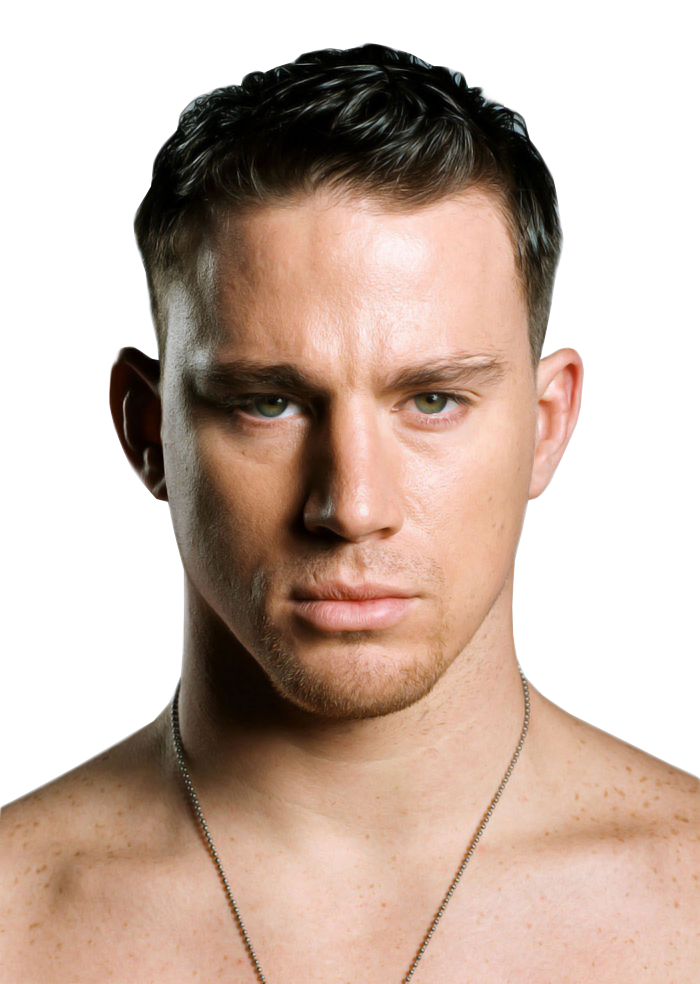
#> input picture content-pipeline/characters/damian-tycoon-ref.png, 700 x 984 px
$ python -i clip_spec.py   (imports and definitions only)
#> lines starting #> are read from the running program, lines starting #| are printed output that depends on the picture
#> further down, picture is the input picture: PIL image 700x984 RGBA; mean R, G, B, A 186.3, 166.4, 154.5, 157.5
"""Shared LTX clip geometry and length helpers.

Union IC-LoRA ref0.5 needs latent spatial dims divisible by 2, so clip size is
448x768 (not 448x800). Previs/stills stay 768x1360; callers center-crop then
resize through fit_to_clip before feeding LTX.
"""

from __future__ import annotations

from typing import Sequence

from PIL import Image

CLIP_WIDTH = 448
CLIP_HEIGHT = 768
FPS = 24


def ltx_length_for_duration(duration_seconds: float, frame_rate: float) -> int:
    """LTX video length must be 8n+1 (9, 17, 25, ...)."""
    raw = max(1.0, float(duration_seconds) * float(frame_rate))
    n = max(1, round((raw - 1.0) / 8.0))
    return 8 * n + 1


def clip_frame_count(time_range_seconds: Sequence[float]) -> int:
    start, finish = (float(value) for value in time_range_seconds)
    return ltx_length_for_duration(max(0.0, finish - start), FPS)


def clip_crop_box(width: int, height: int) -> tuple[int, int, int, int]:
    """Center-crop box (left, top, right, bottom) matching CLIP_WIDTH:CLIP_HEIGHT."""
    if width <= 0 or height <= 0:
        raise ValueError(f"Invalid image size {width}x{height}")
    target_aspect = CLIP_WIDTH / CLIP_HEIGHT
    source_aspect = width / height
    if source_aspect > target_aspect:
        crop_w = max(1, int(round(height * target_aspect)))
        left = (width - crop_w) // 2
        return (left, 0, left + crop_w, height)
    crop_h = max(1, int(round(width / target_aspect)))
    top = (height - crop_h) // 2
    return (0, top, width, top + crop_h)


def fit_to_clip(image: Image.Image) -> Image.Image:
    """Center-crop to the clip aspect, then resize to CLIP_WIDTH x CLIP_HEIGHT."""
    rgb = image.convert("RGB")
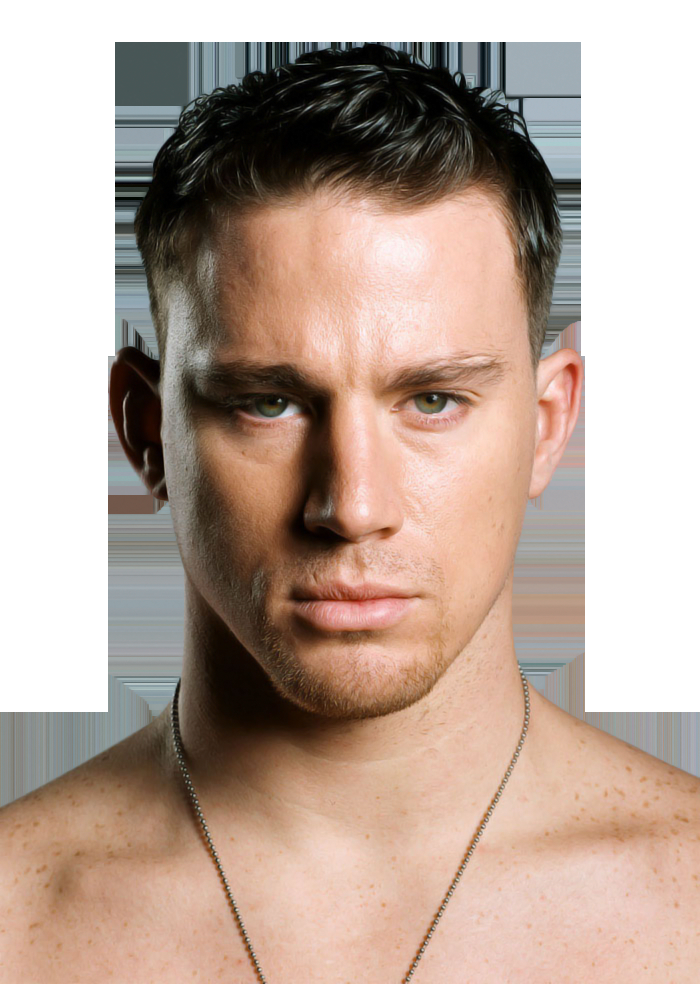
#> rgb: PIL image 700x984 RGB; mean R, G, B 186.3, 166.4, 154.5
    box = clip_crop_box(rgb.width, rgb.height)
#> box = (63, 0, 637, 984)
    cropped = rgb.crop(box)
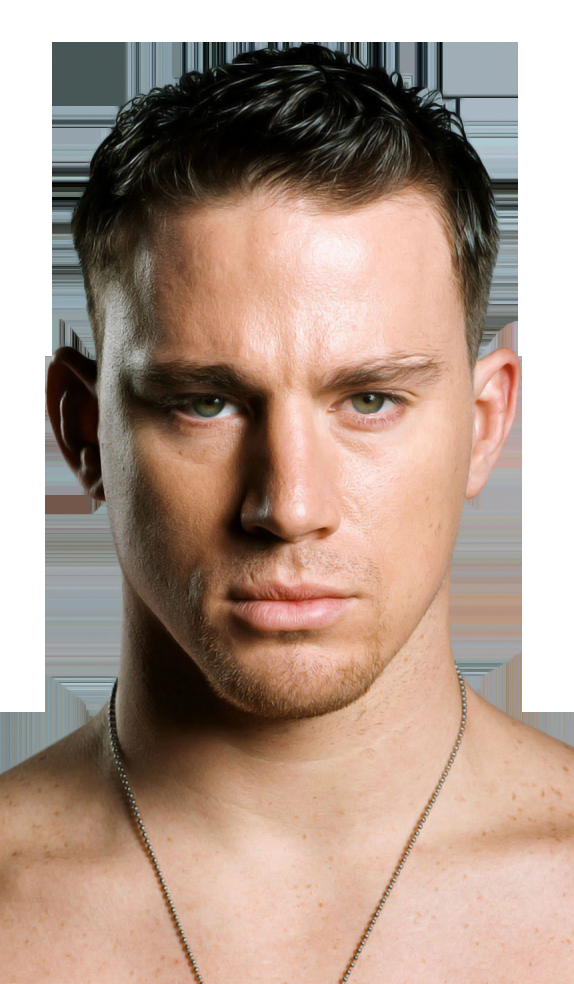
#> cropped: PIL image 574x984 RGB; mean R, G, B 175.1, 152.6, 139.3
    if cropped.size == (CLIP_WIDTH, CLIP_HEIGHT):
        return cropped
    return cropped.resize((CLIP_WIDTH, CLIP_HEIGHT), Image.Resampling.LANCZOS)

>>> from PIL import Image
>>> picture = Image.open('../characters/damian-tycoon-ref.png')
>>> result = fit_to_clip(picture)

$ run again, on content-pipeline/characters/elena-heiress-ref.png
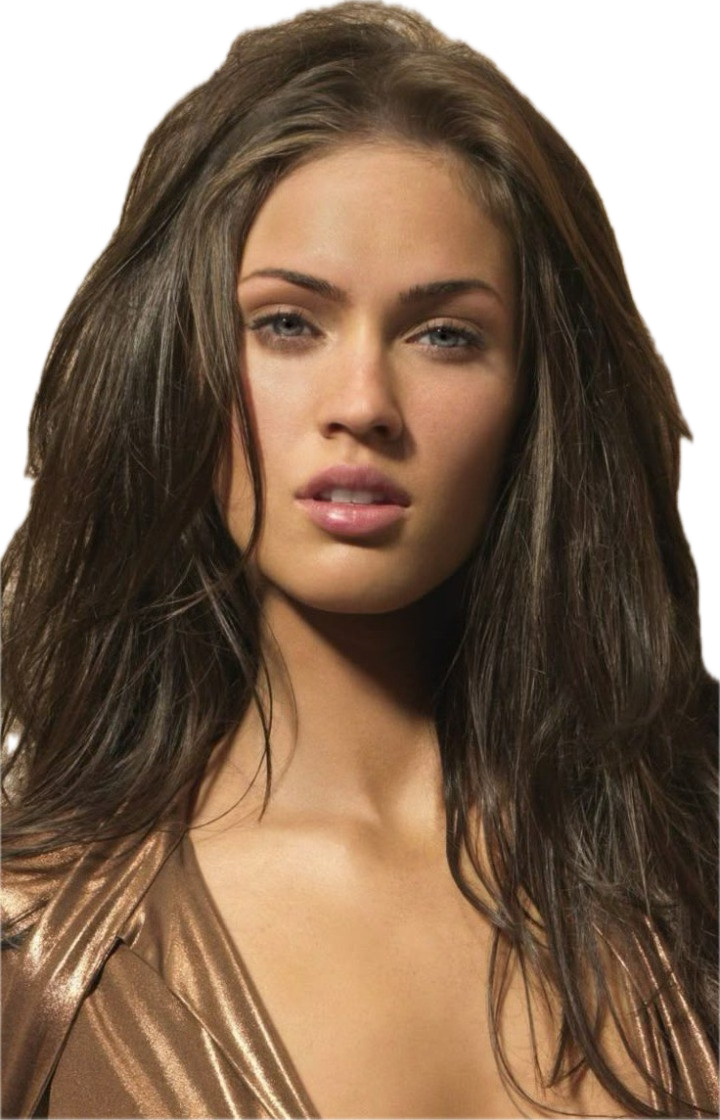
#> input picture content-pipeline/characters/elena-heiress-ref.png, 720 x 1120 px
#> picture is the input picture: PIL image 720x1120 RGBA; mean R, G, B, A 94.9, 71.6, 51.9, 215.6
#> in fit_to_clip, `rgb = image.convert("RGB")`:
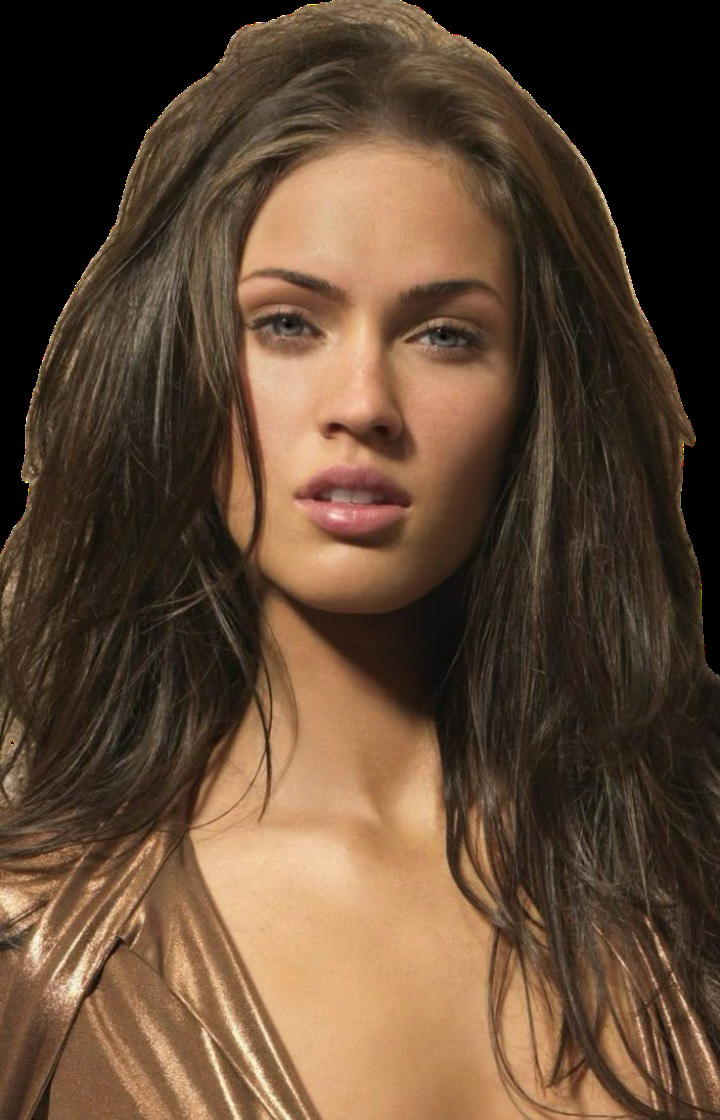
#> rgb: PIL image 720x1120 RGB; mean R, G, B 94.9, 71.6, 51.9
#> in fit_to_clip, `cropped = rgb.crop(box)`:
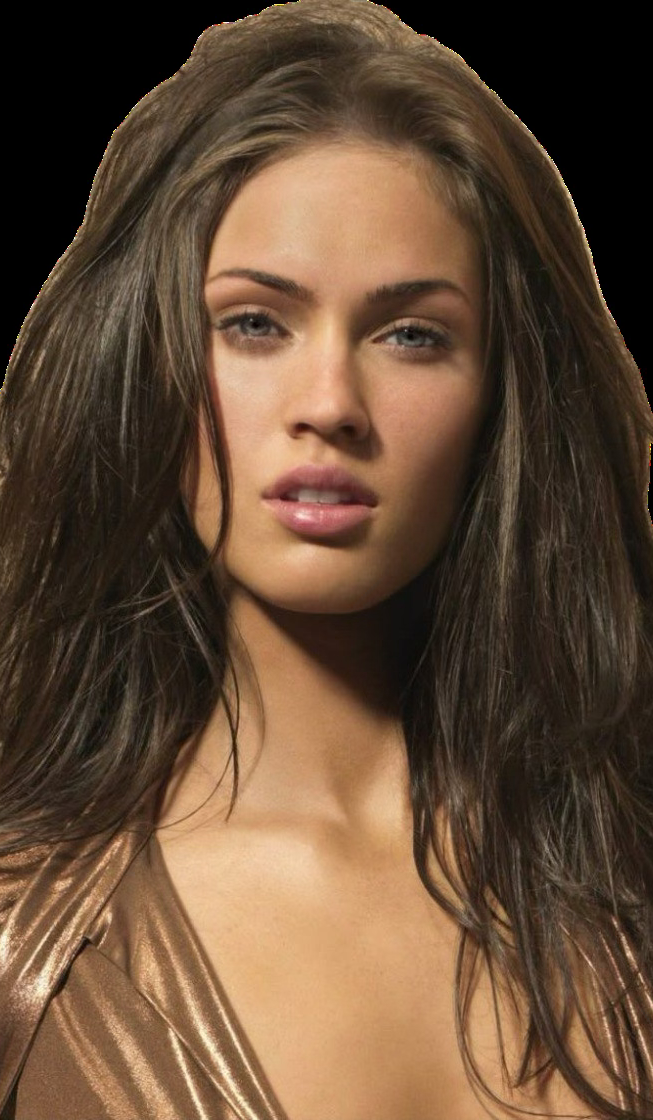
#> cropped: PIL image 653x1120 RGB; mean R, G, B 100.3, 75.6, 54.9
